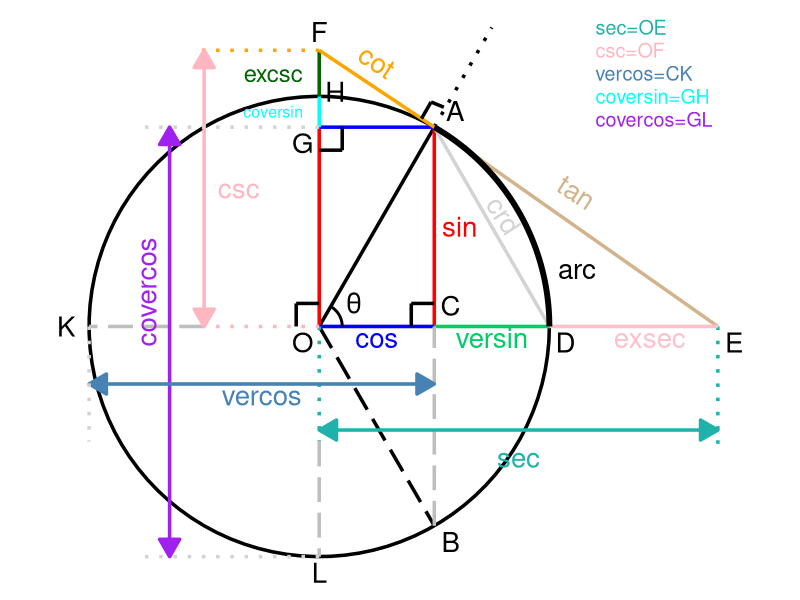

Here is the R script that generated this plot:
library(ggplot2)

# Set theta value
theta <- pi / 3

# Coordinates
x_theta <- cos(theta)
y_theta <- sin(theta)

O <- c(0, 0)
A <- c(x_theta, y_theta)
A_extra <- c(1.5 * x_theta, 1.5 * y_theta)
B <- c(x_theta, -y_theta)
C <- c(x_theta, 0)
D <- c(1, 0)
E <- c(tan(theta), 0)
F <- c(0, 1.2)
G <- c(0, y_theta)
H <- c(0, 1)
K <- c(-1, 0)
L <- c(0, -1)
M <- c(0, -0.5)
N <- c(-0.5, 0)

plot <- ggplot() +
  
  # Circle
  geom_path(data = data.frame(
    x = cos(seq(0, 2 * pi, length.out = 100)),
    y = sin(seq(0, 2 * pi, length.out = 100))
  ), 
  aes(x = x, y = y), colour = "black", linewidth = 1.2) +
  
  # Theta line (O to A)
  geom_segment(aes(x = O[1], y = O[2], xend = A[1], yend = A[2]), colour = "black", linewidth = 1.2) +
  
  # Dotted theta extra line (A to A_extra)
  geom_segment(aes(x = A[1], y = A[2], xend = A_extra[1], yend = A_extra[2]), colour = "black", linetype = "dotted", linewidth = 1.2) +
  
  # Mirror theta line (O to B)
  geom_segment(aes(x = O[1], y = O[2], xend = B[1], yend = B[2]), colour = "black", linetype = "longdash", linewidth = 1.2) +
  
  # Red vertical lines (A to C and O to G)
  geom_segment(aes(x = A[1], y = A[2], xend = C[1], yend = C[2]), colour = "red", linewidth = 1.2) +
  geom_segment(aes(x = O[1], y = O[2], xend = G[1], yend = G[2]), colour = "red", linewidth = 1.2) +
  geom_text(aes(x = A[1]+0.11, y = (O[2] + A[2]) / 2, label = "sin"), colour = "red", size = 7) +
  
  # Blue cos line
  geom_segment(aes(x = O[1], y = O[2], xend = C[1], yend = C[2]), colour = "blue", linewidth = 1.2) +
  geom_segment(aes(x = A[1], y = A[2], xend = G[1], yend = G[2]), colour = "blue", linewidth = 1.2) +
  geom_text(aes(x = (O[1] + C[1]) / 2, y = O[2] - 0.05, label = "cos"), colour = "blue", size = 7) +
  
  # Spring green versin line (C to D)
  geom_segment(aes(x = C[1], y = C[2], xend = D[1], yend = D[2]), colour = "springgreen3", linewidth = 1.2) +
  geom_text(aes(x = (C[1] + D[1]) / 2, y = C[2] - 0.05, label = "versin"), colour = "springgreen3", size = 7) +
  
  # Cyan coversin line (G to H)
  geom_segment(aes(x = G[1], y = G[2], xend = H[1], yend = H[2]), colour = "cyan", linewidth = 1.2) +
  geom_text(aes(x = -0.2, y = (G[2] + H[2]) / 2, label = "coversin"), colour = "cyan", size = 4) +
  
  # Dark green excsc line (H to F)
  geom_segment(aes(x = H[1], y = H[2], xend = F[1], yend = F[2]), colour = "darkgreen", linewidth = 1.2) +
  geom_text(aes(x = -0.2, y = (H[2] + F[2]) / 2, label = "excsc"), colour = "darkgreen", size = 6) +
  
  # OL line
  geom_segment(aes(x = O[1], y = O[2], xend = M[1], yend = M[2]), colour = "lightseagreen", linetype = "dotted", linewidth = 1.2) +
  geom_segment(aes(x = M[1], y = M[2], xend = L[1], yend = L[2]), colour = "gray", linetype = "longdash", linewidth = 1.2) +
  
  # OK line
  geom_segment(aes(x = O[1], y = O[2], xend = N[1], yend = N[2]), colour = "lightpink", linetype = "dotted", linewidth = 1.2) +
  geom_segment(aes(x = N[1], y = N[2], xend = K[1], yend = K[2]), colour = "gray", linetype = "longdash", linewidth = 1.2) + 
  
  # CB line
  geom_segment(aes(x = B[1], y = B[2], xend = C[1], yend = C[2]), colour = "gray", linetype = "longdash", linewidth = 1.2) +
  
  # Orange cotangent line (F to A)
  geom_segment(aes(x = F[1], y = F[2], xend = A[1], yend = A[2]), colour = "orange", linewidth = 1.2) +
  geom_segment(aes(x = F[1], y = F[2], xend = F[1]-0.55, yend = F[2]), colour = "orange", linetype = "dotted", linewidth = 1.2) +
  geom_text(aes(x = (F[1] + A[1]) / 2, y = F[2] - 0.05, label = "cot"), colour = "orange", size = 7, angle = -33) +
  
  # Tan tangent line (E to A)
  geom_segment(aes(x = E[1], y = E[2], xend = A[1], yend = A[2]), colour = "tan", linewidth = 1.2) +
  geom_text(aes(x = (E[1] + A[1]) / 2, y = (E[2] + A[2]) / 2 + 0.15, label = "tan"), colour = "tan", size = 7, angle = -33) +
  
  # Light pink csc line with arrows
  geom_segment(aes(x = -0.5, y = F[2], xend = -0.5, yend = 0), colour = "lightpink", linewidth = 1.2,
               arrow = arrow(type = "closed", ends = "both", length = unit(0.2, "inches"))) +
  geom_text(aes(x = -0.35, y = F[2] / 2, label = "csc"), colour = "lightpink", size = 7) +
  
  # Purple covercos line
  geom_segment(aes(x = -0.65, y = A[2], xend = -0.65, yend = -1), colour = "purple", linewidth = 1.2,
               arrow = arrow(type = "closed", ends = "both", length = unit(0.2, "inches"))) +
  geom_text(aes(x = -0.75, y = 0.15, label = "covercos"), colour = "purple", size = 7, angle = 90) +
  
  # Steel blue vercos line
  geom_segment(aes(x = K[1], y = K[2] - 0.25, xend = C[1], yend = C[2] - 0.25), colour = "steelblue", linewidth = 1.2,
               arrow = arrow(type = "closed", ends = "both", length = unit(0.2, "inches"))) +
  geom_text(aes(x = (K[1] + C[1]) / 2, y = K[2] - 0.3, label = "vercos"), colour = "steelblue", size = 7) +
  
  # Light sea green sec line
  geom_segment(aes(x = M[1], y = M[2] + 0.05, xend = E[1], yend = M[2] + 0.05), colour = "lightseagreen", linewidth = 1.2,
               arrow = arrow(type = "closed", ends = "both", length = unit(0.2, "inches"))) +
  geom_text(aes(x = (M[1] + E[1]) / 2, y = M[2] - 0.07, label = "sec"), colour = "lightseagreen", size = 7) +

  # Turquoise secant label line on the right
  geom_segment(aes(x = E[1], y = E[2], xend = E[1], yend = M[2]-0.02), colour = "lightseagreen", linetype = "dotted", linewidth = 1.2) +
  
  # Light gray crd line (A to D)
  geom_segment(aes(x = A[1], y = A[2], xend = D[1], yend = D[2]), colour = "lightgray", linewidth = 1.2) +
  geom_text(aes(x = (A[1] + D[1]) / 2 + 0.05, y = (A[2] + D[2]) / 2 + 0.05, label = "crd"), colour = "lightgray", size = 7, angle = -57) +
  
  # Pink exsec line
  geom_segment(aes(x = D[1], y = D[2], xend = E[1], yend = E[2]), colour = "pink", linewidth = 1.2) +
  geom_text(aes(x = (D[1] + E[1]) / 2 + 0.07, y = D[2]-0.05 , label = "exsec"), colour = "pink", size = 7) +
  
  # Light gray dotted extra line 
  geom_segment(aes(x = K[1], y = K[2], xend = K[1], yend = K[2] - 0.5), colour = "lightgray", linetype = "dotted", linewidth = 1.2) +
  geom_segment(aes(x = L[1], y = L[2], xend = L[1]- 0.8, yend = L[2]), colour = "lightgray", linetype = "dotted", linewidth = 1.2) +
  geom_segment(aes(x = G[1], y = G[2], xend = G[1]- 0.8, yend = G[2]), colour = "lightgray", linetype = "dotted", linewidth = 1.2) +

  # Right angle at A (there must be an easier way to do this...)
  geom_segment(aes(x = (F[1] - A[1]) / 9 + (A_extra[1] - A[1]) / 6 + A[1], y = (F[2] - A[2]) / 9 + (A_extra[2] - A[2]) / 6 + A[2], xend = (F[1] - A[1]) / 9 + A[1], yend = (F[2] - A[2]) / 9 + A[2]), linewidth = 1.2) +
  geom_segment(aes(x = (F[1] - A[1]) / 9 + (A_extra[1] - A[1]) / 6 + A[1], y = (F[2] - A[2]) / 9 + (A_extra[2] - A[2]) / 6 + A[2], xend = (A_extra[1] - A[1]) / 6 + A[1], yend = (A_extra[2] - A[2]) / 5 + A[2]), linewidth = 1.2) +

  # Right angle at C
  geom_segment(aes(x = C[1] - 0.1, y = C[2], xend = C[1] - 0.1, yend = C[2] + 0.1), colour = "black", linewidth = 1.2) +
  geom_segment(aes(x = C[1] - 0.1, y = C[2] + 0.1, xend = C[1], yend = C[2] + 0.1), colour = "black", linewidth = 1.2) +
  
  # Right angle at O
  geom_segment(aes(x = O[1] - 0.1, y = O[2], xend = O[1] - 0.1, yend = O[2] + 0.1), colour = "black", linewidth = 1.2) +
  geom_segment(aes(x = O[1] - 0.1, y = O[2] + 0.1, xend = O[1], yend = O[2] + 0.1), colour = "black", linewidth = 1.2) +
  
  # Right angle at G
  geom_segment(aes(x = G[1] + 0.1, y = G[2], xend = G[1] + 0.1, yend = G[2] - 0.1), colour = "black", linewidth = 1.2) +
  geom_segment(aes(x = G[1] + 0.1, y = G[2] - 0.1, xend = G[1], yend = G[2] - 0.1), colour = "black", linewidth = 1.2) +
  
  # Theta angle
  geom_path(data = data.frame(
    x = cos(seq(0, theta, length.out = 100)) * 0.1, y = sin(seq(0, theta, length.out = 100)) * 0.1), 
    aes(x = x, y = y), colour = "black", linewidth = 1) +
  geom_text(aes(x = 0.15, y = 0.1, label = "θ"), colour = "black", size = 7) +

  # Thick arc 
  geom_path(data = data.frame(
    x = cos(seq(0, theta, length.out = 100)), y = sin(seq(0, theta, length.out = 100))), 
    aes(x = x, y = y), colour = "black", linewidth = 2) +
  geom_text(aes(x = 1.12, y = 0.25, label = "arc"), colour = "black", size = 7) +

  # Add labels to each coordinate
  geom_text(aes(x = O[1] - 0.07, y = O[2] - 0.07, label = "O"), colour = "black", size = 7) +
  geom_text(aes(x = A[1] + 0.09, y = A[2] + 0.07, label = "A"), colour = "black", size = 7) +
  geom_text(aes(x = B[1] + 0.07, y = B[2] - 0.07, label = "B"), colour = "black", size = 7) +
  geom_text(aes(x = C[1] + 0.07, y = C[2] + 0.09, label = "C"), colour = "black", size = 7) +
  geom_text(aes(x = D[1] + 0.07, y = D[2] - 0.07, label = "D"), colour = "black", size = 7) +
  geom_text(aes(x = E[1] + 0.07, y = E[2] - 0.07, label = "E"), colour = "black", size = 7) +
  geom_text(aes(x = F[1] + 0.00, y = F[2] + 0.08, label = "F"), colour = "black", size = 7) +
  geom_text(aes(x = G[1] - 0.07, y = G[2] - 0.07, label = "G"), colour = "black", size = 7) +
  geom_text(aes(x = H[1] + 0.07, y = H[2] + 0.02, label = "H"), colour = "black", size = 7) +
  geom_text(aes(x = K[1] - 0.10, y = K[2] + 0.00, label = "K"), colour = "black", size = 7) +
  geom_text(aes(x = L[1] + 0.00, y = L[2] - 0.07, label = "L"), colour = "black", size = 7) +
  #I put M and N there to make it easier to set where the lines should go
  #geom_text(aes(x = M[1] + 0.07, y = M[2] + 0.07, label = "M"), colour = "black", size = 7) +
  #geom_text(aes(x = N[1] + 0.07, y = N[2] + 0.07, label = "N"), colour = "black", size = 7) +
  
  # Top right legend
  geom_text(aes(x = 1.2, y = 1.3, label = "sec=OE"), colour = "lightseagreen", size = 5, hjust = 0) +
  geom_text(aes(x = 1.2, y = 1.2, label = "csc=OF"), colour = "lightpink", size = 5, hjust = 0) +
  geom_text(aes(x = 1.2, y = 1.1, label = "vercos=CK"), colour = "steelblue", size = 5, hjust = 0) +
  geom_text(aes(x = 1.2, y = 1.0, label = "coversin=GH"), colour = "cyan", size = 5, hjust = 0) +
  geom_text(aes(x = 1.2, y = 0.9, label = "covercos=GL"), colour = "purple", size = 5, hjust = 0) +
  
  coord_fixed() +
  theme_void()

print(plot)
